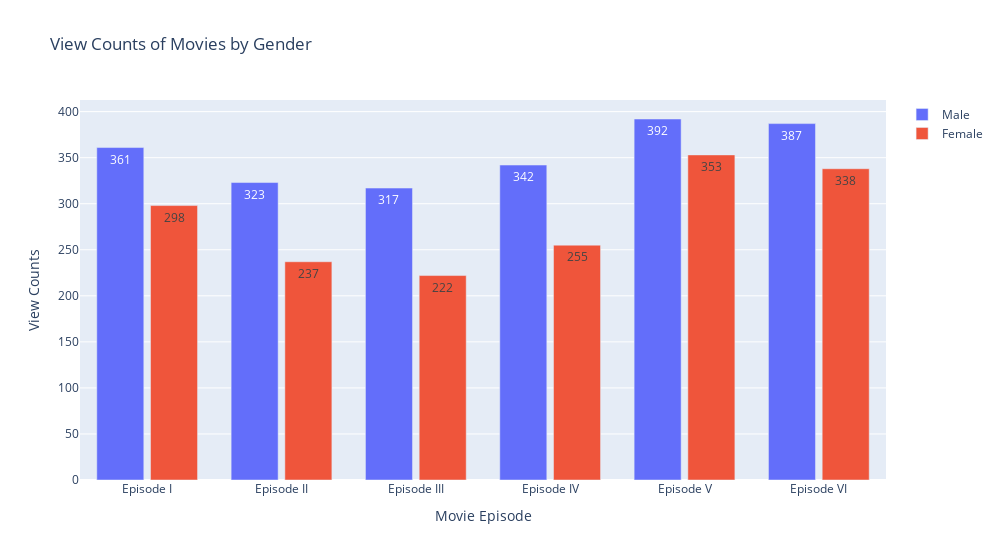

Source (notebook cell):
### Code cell
fig = go.Figure()
fig.add_trace(go.Bar(
    x = male_view_counts.index,
    y = male_view_counts.values,
    name = 'Male',
    width= 0.35,
    text = male_view_counts.values
))

fig.add_trace(go.Bar(
    x = female_view_counts.index,
    y = female_view_counts.values,
    name='Female',
    width = 0.35, 
    text= female_view_counts.values
))
fig.update_layout(
    barmode= 'group', 
    width = 1000,
    title = 'View Counts of Movies by Gender',
    xaxis_title= 'Movie Episode',
    yaxis_title= 'View Counts'

    )

### Figure 1 — Plotly figure (JSON) as saved in the notebook; plotly's stock layout.template omitted (floating-point values rounded to 4 significant figures)
{"data": [{"name": "Male", "text": [361, 323, 317, 342, 392, 387], "type": "bar", "width": 0.35, "x": ["Episode I", "Episode II", "Episode III", "Episode IV", "Episode V", "Episode VI"], "y": [361, 323, 317, 342, 392, 387]}, {"name": "Female", "text": [298, 237, 222, 255, 353, 338], "type": "bar", "width": 0.35, "x": ["Episode I", "Episode II", "Episode III", "Episode IV", "Episode V", "Episode VI"], "y": [298, 237, 222, 255, 353, 338]}], "layout": {"barmode": "group", "title": {"text": "View Counts of Movies by Gender"}, "width": 1000, "xaxis": {"title": {"text": "Movie Episode"}}, "yaxis": {"title": {"text": "View Counts"}}}}
